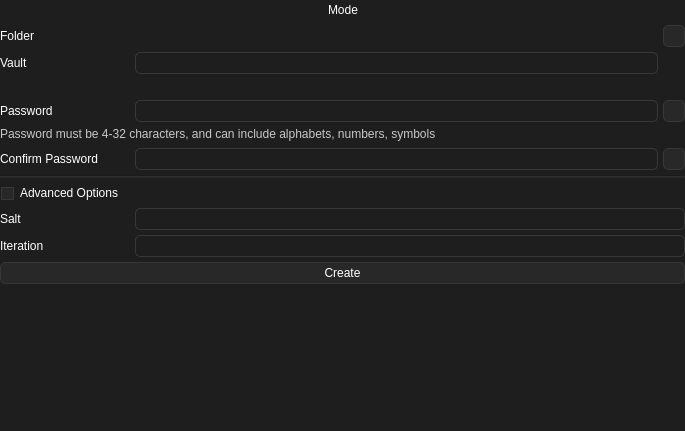
<?xml version="1.0" encoding="UTF-8"?>
<ui version="4.0">
 <class>FrontendNewVault</class>
 <widget class="QWidget" name="FrontendNewVault">
  <property name="geometry">
   <rect>
    <x>0</x>
    <y>0</y>
    <width>685</width>
    <height>431</height>
   </rect>
  </property>
  <property name="windowTitle">
   <string>Form</string>
  </property>
  <property name="styleSheet">
   <string notr="true">QWidget{
	font: 100 11pt &quot;Noto Sans&quot;;
	color: rgb(255, 255, 255);
	background-color: rgb(30, 30, 30);
}
QWidget:disabled{
	color: rgb(100, 100, 100);
}

/* ToolTip */
QToolTip {
	color: rgb(255, 255, 255); 
	background: rgb(55, 55, 55);
	border: 1px solid rgb(70, 70, 70); 
	border-radius: 5px;
}

/* Label */
QLabel{
	min-height: 20px;
	max-height: 20px;
	border: 0px;
}#DIrectoryLabel, #VaultLabel, #PasswordLabel, #PwConfirmLabel, #SaltLabel, #IterationsLabel{
	min-width: 130px;
	max-width: 130px;
}#VaultAditionalInfoLabel , #DirectoryAditionalInfoLabel, #PasswordAditionalInfoLabel{
	font: 9pt;
	color: rgb(200, 200, 200);
    min-height: 16px;
    max-height: 16px;
}
#line, #line_2{
	background: rgb(40, 40, 40); 
}
/* TextEdit */
QTextEdit{
	font: 9pt;
	border: 1px solid rgb(55, 55, 55);
	border-radius: 5px;
}
/* LineEdit */
QLineEdit{
	min-height: 20px;
	max-height: 20px;
	border: 1px solid rgb(55, 55, 55);
	border-radius: 5px;
}

/* ListView */
QListView{
	border: 1px solid rgb(55, 55, 55);
	border-radius: 5px;
	font: 11pt;
	gridline-color: rgb(0, 0, 0);
}

/* PushButton */
QPushButton{
	min-height: 20px;
	max-height: 20px;
	border: 1px solid rgb(55, 55, 55);
	border-radius: 5px;
	background-color: rgb(40, 40, 40);
}#PasswordVisibilityButton, #PwConfirmVisibilityButton{
	min-width: 20px;
	max-width: 20px;
}
QPushButton:pressed{
	background-color: rgb(30, 30, 30);
}

/* CheckBox */
QCheckBox{
	min-height: 20px;
	max-height: 20px;
	border: 1px solid rgb(55, 55, 55);
	border-radius: 5px;
	border: 0px;
}
QCheckBox::indicator{	
	margin: 1px 0px 0px 1px;
}
QCheckBox::indicator:unchecked{
	border: 1px solid rgb(55, 55, 55);
	background-color: rgb(40, 40 ,40);
}
QCheckBox::indicator:checked{
	border: 1px solid rgb(55, 55,55);
	background-color: rgb(200, 200 ,200);
}

</string>
  </property>
  <layout class="QGridLayout" name="gridLayout">
   <property name="leftMargin">
    <number>0</number>
   </property>
   <property name="topMargin">
    <number>0</number>
   </property>
   <property name="rightMargin">
    <number>0</number>
   </property>
   <property name="bottomMargin">
    <number>0</number>
   </property>
   <property name="spacing">
    <number>5</number>
   </property>
   <item row="15" column="0">
    <spacer name="verticalSpacer">
     <property name="orientation">
      <enum>Qt::Orientation::Vertical</enum>
     </property>
     <property name="sizeHint" stdset="0">
      <size>
       <width>20</width>
       <height>40</height>
      </size>
     </property>
    </spacer>
   </item>
   <item row="7" column="0">
    <layout class="QHBoxLayout" name="horizontalLayout_4">
     <property name="spacing">
      <number>5</number>
     </property>
     <item>
      <widget class="QLabel" name="PwConfirmLabel">
       <property name="sizePolicy">
        <sizepolicy hsizetype="Fixed" vsizetype="Fixed">
         <horstretch>0</horstretch>
         <verstretch>0</verstretch>
        </sizepolicy>
       </property>
       <property name="minimumSize">
        <size>
         <width>130</width>
         <height>20</height>
        </size>
       </property>
       <property name="maximumSize">
        <size>
         <width>130</width>
         <height>20</height>
        </size>
       </property>
       <property name="text">
        <string>Confirm Password</string>
       </property>
      </widget>
     </item>
     <item>
      <widget class="QLineEdit" name="PwConfirmLineedit">
       <property name="minimumSize">
        <size>
         <width>0</width>
         <height>22</height>
        </size>
       </property>
       <property name="maximumSize">
        <size>
         <width>16777215</width>
         <height>22</height>
        </size>
       </property>
       <property name="echoMode">
        <enum>QLineEdit::EchoMode::Password</enum>
       </property>
      </widget>
     </item>
     <item>
      <widget class="QPushButton" name="PwConfirmVisibilityButton">
       <property name="sizePolicy">
        <sizepolicy hsizetype="Fixed" vsizetype="Fixed">
         <horstretch>0</horstretch>
         <verstretch>0</verstretch>
        </sizepolicy>
       </property>
       <property name="minimumSize">
        <size>
         <width>22</width>
         <height>22</height>
        </size>
       </property>
       <property name="maximumSize">
        <size>
         <width>22</width>
         <height>22</height>
        </size>
       </property>
       <property name="text">
        <string/>
       </property>
       <property name="icon">
        <iconset resource="../asset/resource.qrc">
         <normaloff>:/icons/visibility_off.png</normaloff>
         <normalon>:/icons/visibility_on.png</normalon>:/icons/visibility_off.png</iconset>
       </property>
       <property name="checkable">
        <bool>true</bool>
       </property>
       <property name="checked">
        <bool>false</bool>
       </property>
      </widget>
     </item>
    </layout>
   </item>
   <item row="14" column="0">
    <widget class="QPushButton" name="CreateVaultButton">
     <property name="minimumSize">
      <size>
       <width>0</width>
       <height>22</height>
      </size>
     </property>
     <property name="maximumSize">
      <size>
       <width>16777215</width>
       <height>22</height>
      </size>
     </property>
     <property name="text">
      <string>Create</string>
     </property>
    </widget>
   </item>
   <item row="5" column="0">
    <layout class="QGridLayout" name="gridLayout_4">
     <property name="spacing">
      <number>5</number>
     </property>
     <item row="0" column="1">
      <widget class="QLineEdit" name="PasswordLineedit">
       <property name="minimumSize">
        <size>
         <width>0</width>
         <height>22</height>
        </size>
       </property>
       <property name="maximumSize">
        <size>
         <width>16777215</width>
         <height>22</height>
        </size>
       </property>
       <property name="echoMode">
        <enum>QLineEdit::EchoMode::Password</enum>
       </property>
      </widget>
     </item>
     <item row="0" column="2">
      <widget class="QPushButton" name="PasswordVisibilityButton">
       <property name="minimumSize">
        <size>
         <width>22</width>
         <height>22</height>
        </size>
       </property>
       <property name="maximumSize">
        <size>
         <width>22</width>
         <height>22</height>
        </size>
       </property>
       <property name="text">
        <string/>
       </property>
       <property name="icon">
        <iconset resource="../asset/resource.qrc">
         <normaloff>:/icons/visibility_off.png</normaloff>
         <normalon>:/icons/visibility_on.png</normalon>:/icons/visibility_off.png</iconset>
       </property>
       <property name="checkable">
        <bool>true</bool>
       </property>
       <property name="flat">
        <bool>false</bool>
       </property>
      </widget>
     </item>
     <item row="1" column="0" colspan="3">
      <widget class="QLabel" name="PasswordAditionalInfoLabel">
       <property name="text">
        <string>Password must be 4-32 characters, and can include alphabets, numbers, symbols</string>
       </property>
       <property name="alignment">
        <set>Qt::AlignmentFlag::AlignLeading|Qt::AlignmentFlag::AlignLeft|Qt::AlignmentFlag::AlignTop</set>
       </property>
      </widget>
     </item>
     <item row="0" column="0">
      <widget class="QLabel" name="PasswordLabel">
       <property name="sizePolicy">
        <sizepolicy hsizetype="Fixed" vsizetype="Fixed">
         <horstretch>0</horstretch>
         <verstretch>0</verstretch>
        </sizepolicy>
       </property>
       <property name="minimumSize">
        <size>
         <width>130</width>
         <height>20</height>
        </size>
       </property>
       <property name="maximumSize">
        <size>
         <width>130</width>
         <height>20</height>
        </size>
       </property>
       <property name="text">
        <string>Password</string>
       </property>
      </widget>
     </item>
    </layout>
   </item>
   <item row="4" column="0">
    <layout class="QGridLayout" name="gridLayout_3">
     <property name="spacing">
      <number>5</number>
     </property>
     <item row="1" column="0">
      <widget class="QLabel" name="VaultLabel">
       <property name="minimumSize">
        <size>
         <width>130</width>
         <height>20</height>
        </size>
       </property>
       <property name="maximumSize">
        <size>
         <width>130</width>
         <height>20</height>
        </size>
       </property>
       <property name="text">
        <string>Vault</string>
       </property>
      </widget>
     </item>
     <item row="0" column="2">
      <widget class="QPushButton" name="DirectoryOpenButton">
       <property name="sizePolicy">
        <sizepolicy hsizetype="Fixed" vsizetype="Fixed">
         <horstretch>0</horstretch>
         <verstretch>0</verstretch>
        </sizepolicy>
       </property>
       <property name="minimumSize">
        <size>
         <width>22</width>
         <height>22</height>
        </size>
       </property>
       <property name="maximumSize">
        <size>
         <width>22</width>
         <height>22</height>
        </size>
       </property>
       <property name="text">
        <string/>
       </property>
       <property name="icon">
        <iconset resource="../asset/resource.qrc">
         <normaloff>:/icons/folder_open.png</normaloff>:/icons/folder_open.png</iconset>
       </property>
      </widget>
     </item>
     <item row="0" column="0">
      <widget class="QLabel" name="DirectoryLabel">
       <property name="minimumSize">
        <size>
         <width>0</width>
         <height>20</height>
        </size>
       </property>
       <property name="maximumSize">
        <size>
         <width>16777215</width>
         <height>20</height>
        </size>
       </property>
       <property name="text">
        <string>Folder</string>
       </property>
      </widget>
     </item>
     <item row="0" column="1">
      <widget class="QLabel" name="DirectoryPathLabel">
       <property name="styleSheet">
        <string notr="true">QWidget{
	padding-left: 1px;
}</string>
       </property>
       <property name="text">
        <string/>
       </property>
      </widget>
     </item>
     <item row="1" column="1">
      <widget class="QLineEdit" name="VaultNameLineedit">
       <property name="minimumSize">
        <size>
         <width>0</width>
         <height>22</height>
        </size>
       </property>
       <property name="maximumSize">
        <size>
         <width>16777215</width>
         <height>22</height>
        </size>
       </property>
       <property name="text">
        <string/>
       </property>
      </widget>
     </item>
     <item row="2" column="0" colspan="3">
      <widget class="QLabel" name="VaultAditionalInfoLabel">
       <property name="text">
        <string/>
       </property>
       <property name="alignment">
        <set>Qt::AlignmentFlag::AlignLeading|Qt::AlignmentFlag::AlignLeft|Qt::AlignmentFlag::AlignTop</set>
       </property>
      </widget>
     </item>
    </layout>
   </item>
   <item row="9" column="0">
    <widget class="Line" name="line">
     <property name="orientation">
      <enum>Qt::Orientation::Horizontal</enum>
     </property>
    </widget>
   </item>
   <item row="10" column="0">
    <widget class="QCheckBox" name="AdvancedOptionsButton">
     <property name="text">
      <string>Advanced Options</string>
     </property>
    </widget>
   </item>
   <item row="13" column="0">
    <widget class="QWidget" name="AdvancedOptionsWidget" native="true">
     <layout class="QGridLayout" name="gridLayout_2">
      <property name="leftMargin">
       <number>0</number>
      </property>
      <property name="topMargin">
       <number>0</number>
      </property>
      <property name="rightMargin">
       <number>0</number>
      </property>
      <property name="bottomMargin">
       <number>0</number>
      </property>
      <property name="spacing">
       <number>5</number>
      </property>
      <item row="1" column="2">
       <widget class="QLineEdit" name="SaltLineedit">
        <property name="minimumSize">
         <size>
          <width>0</width>
          <height>22</height>
         </size>
        </property>
        <property name="maximumSize">
         <size>
          <width>16777215</width>
          <height>22</height>
         </size>
        </property>
       </widget>
      </item>
      <item row="2" column="0">
       <widget class="QLabel" name="IterationLabel">
        <property name="text">
         <string>Iteration</string>
        </property>
       </widget>
      </item>
      <item row="2" column="2">
       <widget class="QLineEdit" name="IterationLineedit">
        <property name="minimumSize">
         <size>
          <width>0</width>
          <height>22</height>
         </size>
        </property>
        <property name="maximumSize">
         <size>
          <width>16777215</width>
          <height>22</height>
         </size>
        </property>
       </widget>
      </item>
      <item row="1" column="0">
       <widget class="QLabel" name="SaltLabel">
        <property name="toolTip">
         <string>&lt;html&gt;&lt;head/&gt;&lt;body&gt;&lt;p&gt;&lt;br/&gt;&lt;/p&gt;&lt;/body&gt;&lt;/html&gt;</string>
        </property>
        <property name="text">
         <string>Salt</string>
        </property>
       </widget>
      </item>
     </layout>
    </widget>
   </item>
   <item row="2" column="0">
    <layout class="QHBoxLayout" name="horizontalLayout">
     <property name="spacing">
      <number>5</number>
     </property>
     <item>
      <spacer name="horizontalSpacer">
       <property name="orientation">
        <enum>Qt::Orientation::Horizontal</enum>
       </property>
       <property name="sizeHint" stdset="0">
        <size>
         <width>40</width>
         <height>20</height>
        </size>
       </property>
      </spacer>
     </item>
     <item>
      <widget class="QLabel" name="ModeLabel">
       <property name="text">
        <string>Mode</string>
       </property>
       <property name="alignment">
        <set>Qt::AlignmentFlag::AlignCenter</set>
       </property>
      </widget>
     </item>
     <item>
      <spacer name="horizontalSpacer_2">
       <property name="orientation">
        <enum>Qt::Orientation::Horizontal</enum>
       </property>
       <property name="sizeHint" stdset="0">
        <size>
         <width>40</width>
         <height>20</height>
        </size>
       </property>
      </spacer>
     </item>
    </layout>
   </item>
  </layout>
 </widget>
 <resources>
  <include location="../asset/resource.qrc"/>
 </resources>
 <connections/>
</ui>
